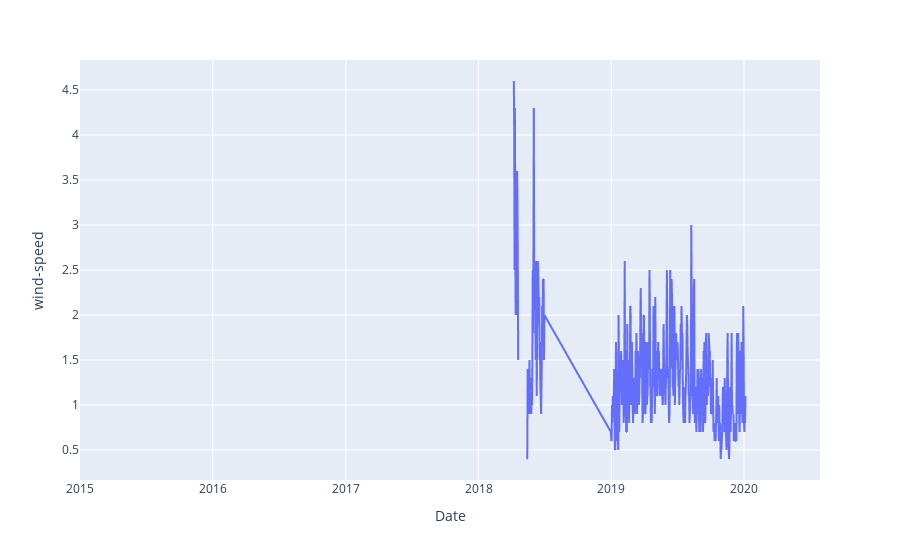

Notebook code cell kept with this figure:
### Code cell
fig=px.line(dfpd,'Date','wind-speed')
fig.show()

### Figure 1 — Plotly figure (JSON) as saved in the notebook; plotly's stock layout.template omitted (floating-point values rounded to 4 significant figures; data arrays with more than 128 entries replaced by an {"elided": "..."} marker saying what was removed)
{"data": [{"hovertemplate": "Date=%{x}<br>wind-speed=%{y}<extra></extra>", "legendgroup": "", "line": {"color": "#636efa", "dash": "solid"}, "mode": "lines", "name": "", "showlegend": false, "type": "scattergl", "x": {"elided": "1311 str values"}, "xaxis": "x", "y": {"elided": "1311 float values"}, "yaxis": "y"}], "layout": {"autosize": true, "legend": {"tracegroupgap": 0}, "margin": {"t": 60}, "xaxis": {"anchor": "y", "autorange": true, "domain": [0, 1], "range": ["2015-01-01", "2020-07-28"], "title": {"text": "Date"}, "type": "date"}, "yaxis": {"anchor": "x", "autorange": true, "domain": [0, 1], "range": [0.1667, 4.833], "title": {"text": "wind-speed"}, "type": "linear"}}}
